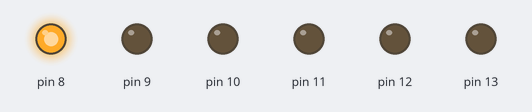
Bench run of a sketch on a simulated Arduino Uno, built with avr-gcc and run on an emulated ATmega328P. On the bench: output pins drawn as LEDs (lit = HIGH).

Above: at 0.05 s.
At 0.55 s:
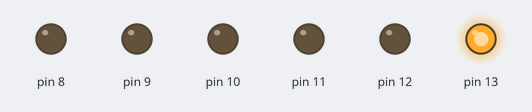
At 0.75 s:
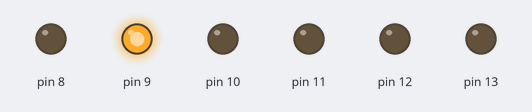
At 1.45 s:
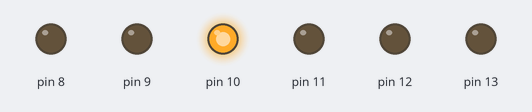
At 2.15 s:
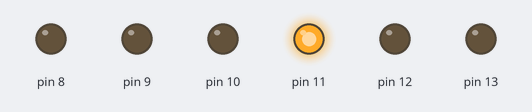
At 2.85 s:
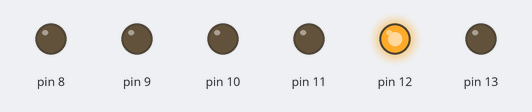
Timing chart, 0 to 3.1 s (numbered marks = the images above):
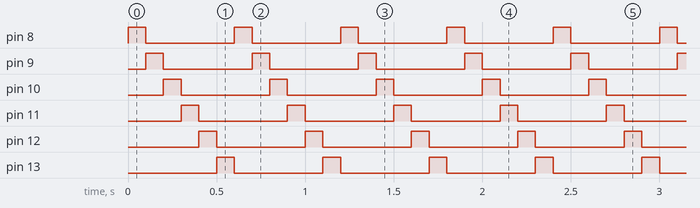

The sketch:

LEDs_blink_wave_stage2.ino
```cpp
// 6 LEDs blinking light wave - stage2

int d = 100; // using a variable to store the delay time

void setup()
{
  // setting up pins 8-13 as outputs
  pinMode(8, OUTPUT);
  pinMode(9, OUTPUT);
  pinMode(10, OUTPUT);
  pinMode(11, OUTPUT);
  pinMode(12, OUTPUT);
  pinMode(13, OUTPUT);
}

void loop()
{
  digitalWrite(8, HIGH); // turn LED on
  delay(d);            // wait d milliseconds
  digitalWrite(8, LOW);  // turn LED off
  digitalWrite(9, HIGH);
  delay(d);
  digitalWrite(9, LOW);
  digitalWrite(10, HIGH);
  delay(d);
  digitalWrite(10, LOW);
  digitalWrite(11, HIGH);
  delay(d);
  digitalWrite(11, LOW);
  digitalWrite(12, HIGH);
  delay(d);
  digitalWrite(12, LOW);
  digitalWrite(13, HIGH);
  delay(d);
  digitalWrite(13, LOW);
  // loop will start from top again
}
```

Measured:
- by itself, pin 8–13: alternates HIGH for 0.10 s and LOW for 0.50 s
- by itself, everything shown: repeats every 0.60 s, in 6 steps
